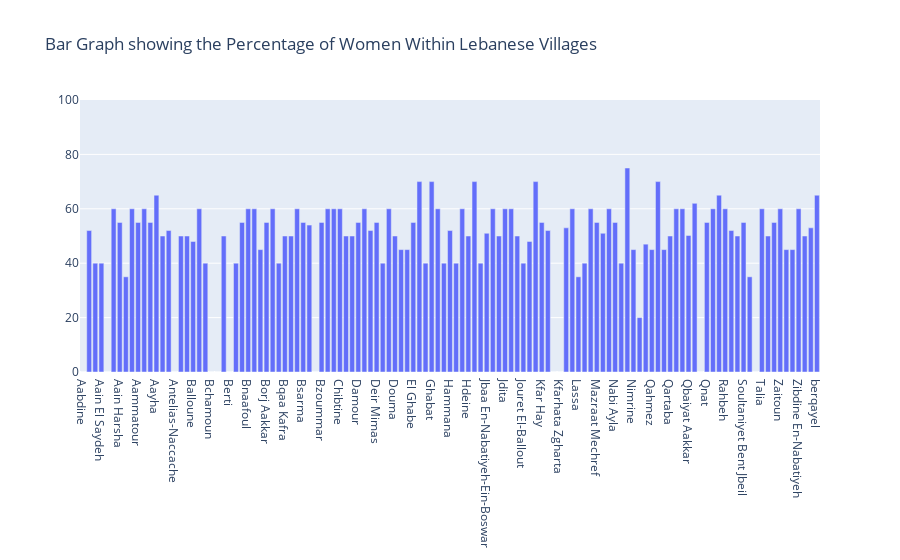

Notebook cell for this chart:
### Code cell
p1 = [go.Bar(x=df.iloc[:, 4], y=df.iloc[:, 0])]
layout = go.Layout(yaxis=dict(range=[0, 100]),title = 'Bar Graph showing the Percentage of Women Within Lebanese Villages')
fig = go.Figure(data=p1, layout=layout)
py.iplot(fig, filename='bar')

### Figure 1 — Plotly figure (JSON) as saved in the notebook; plotly's stock layout.template omitted (floating-point values rounded to 4 significant figures)
{"data": [{"type": "bar", "x": ["Aabdine", "Aain Drafil", "Aain Ed-Delbe", "Aain El Saydeh", "Aain El-Kharroubeh", "Aain Et-Teffaha", "Aain Harsha", "Aaita Ej-Jabal", "Aalmane Ech-Chouf", "Aammatour", "Aanout", "Aathrine", "Aayha", "Aayroun", "Aaytat", "Antelias-Naccache", "Arsoun", "Baisour", "Balloune", "Batroumine", "Batroun", "Bchamoun", "Behdaydat", "Beit Monzer", "Berti", "Besri Jezzine", "Bmahray", "Bnaafoul", "Bnabil", "Bohwara", "Borj Aakkar", "Borj En-Naqoura", "Bouar", "Bqaa Kafra", "Bramiyeh", "Breissat", "Bsarma", "Btalloun", "Btedine El-Leqch", "Bzoummar", "Chamate", "Chhim", "Chibtine", "Chimlane", "Chnanaair", "Damour", "Daraiya Kesrouane", "Deir El-Ghazal", "Deir Mimas", "Dibbine", "Dlebta", "Douma", "Edde El-Batroun", "Eghbe", "El Ghabe", "Fatre", "Fourzol", "Ghabat", "Ghaziyeh", "Hadath Ej-Jebbeh", "Hammana", "Hanaouay", "Haouch El Qinnabeh Rachaya", "Hdeine", "Heri", "Hilan", "Jbaa En-Nabatiyeh-Ein-Boswar", "Jbeil", "Jdaidet Ghazir", "Jdita", "Jenjlaya", "Jiyeh", "Jouret El-Ballout", "Kafr Harra", "Kaftoun", "Kfar Hay", "Kfar Jreif", "Kfarhata ", "Kfarhata Zgharta", "Kouakh", "Kour", "Lassa", "Magher wbala", "Mar Chaaya", "Mazraat Mechref", "Mhaiydseh Rachaya", "Miziara", "Nabi Ayla", "Nabi Osmane", "Nakhleh", "Nimrine", "Nmairiyeh", "Qaa Er-Rim", "Qahmez", "Qalaouiyeh", "Qarah Bach", "Qartaba", "Qaynour", "Qaytouleh", "Qbaiyat Aakkar", "Qennabet Broummana", "Qleiaat Aakkar", "Qnat", "Qortada", "Qsaibet En-Nabatiyeh", "Rahbeh", "Rashana", "Sebaal Zgharta", "Soultaniyet Bent Jbeil", "Srayri", "Srobbine", "Talia", "Tallet Chattaha", "Toula El-Batroun", "Zaitoun", "Zeita", "Zgharta-Ehden", "Zibdine En-Nabatiyeh", "Zouarib", "Zrariyeh", "berqayel"], "y": [0, 52, 40, 40, 0, 60, 55, 35, 60, 55, 60, 55, 65, 50, 52, 0, 50, 50, 48, 60, 40, 0, 0, 50, 0, 40, 55, 60, 60, 45, 55, 60, 40, 50, 50, 60, 55, 54, 0, 55, 60, 60, 60, 50, 50, 55, 60, 52, 55, 40, 60, 50, 45, 45, 55, 70, 40, 70, 60, 40, 52, 40, 60, 50, 70, 40, 51, 60, 50, 60, 60, 50, 40, 48, 70, 55, 52, 0, 0, 53, 60, 35, 40, 60, 55, 51, 60, 55, 40, 75, 45, 20, 47, 45, 70, 45, 50, 60, 60, 50.2, 62, 0, 55, 60, 65, 60, 52, 50, 55, 35, 0, 60, 50, 55, 60, 45, 45, 60, 50, 53, 65]}], "layout": {"autosize": true, "title": {"text": "Bar Graph showing the Percentage of Women Within Lebanese Villages"}, "xaxis": {"autorange": false, "range": [-0.5, 120.5], "type": "category"}, "yaxis": {"autorange": false, "range": [0, 100], "type": "linear"}}}
